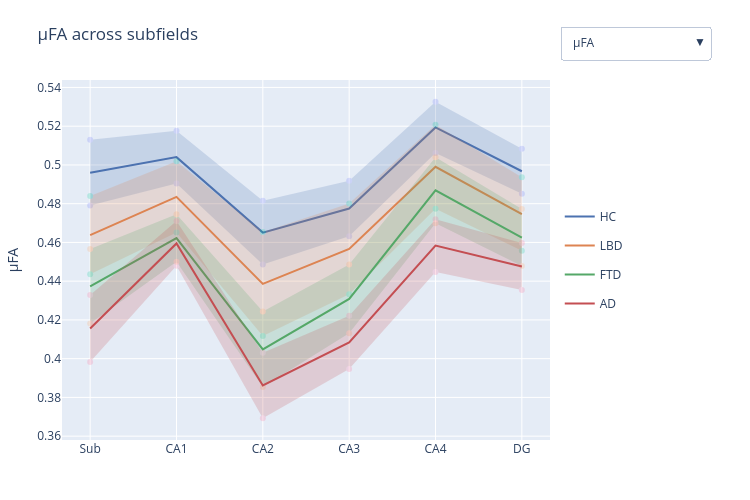

The notebook cell saved with this chart:
### Markdown cell above
## Plots grouped by subfield- hemishpere

### Code cell
#| label: notebook_fig_micrometricsSubfield_dropdown
qMRI_metrics = ["volume", "FA", "MD", "uFA", "Ki", "MTsat"]
subfield_order = subfield_category_order

default_metric = "uFA"
default_idx = qMRI_metrics.index(default_metric)

fig = go.Figure()

traces_per_group = 2  # band + line
traces_per_metric = len(group_order) * traces_per_group  # 4 groups * 2 = 8

for i, metric in enumerate(qMRI_metrics):
    for group in group_order:
        data_group = df_Hemi_grouped[df_Hemi_grouped["group"] == group]

        stats = (
            data_group.groupby("subfield")[metric]
            .agg(mean="mean", sem="sem")
            .reindex(subfield_order)
        )
        ci95 = 1.96 * stats["sem"]
        upper = stats["mean"] + ci95
        lower = stats["mean"] - ci95

        color = group_colors[group]
        is_default = (i == default_idx)

        # band (always showlegend=False, only visibility toggles)
        fig.add_trace(
            go.Scatter(
                x=list(subfield_order) + list(subfield_order)[::-1],
                y=list(upper) + list(lower)[::-1],
                fill='toself',
                fillcolor=color,
                opacity=0.2,
                line=dict(width=0),
                legendgroup=group,
                showlegend=False,
                hoverinfo='skip',
                visible=is_default,
            )
        )

        # mean line
        fig.add_trace(
            go.Scatter(
                x=subfield_order,
                y=stats["mean"],
                mode='lines',
                name=group,
                legendgroup=group,
                line=dict(color=color),
                showlegend=is_default,
                visible=is_default,
            )
        )

fig.update_xaxes(categoryorder='array', categoryarray=subfield_order)

# build dropdown: for each metric, only its 8 traces visible;
# legend only shown on the 4 "line" traces (odd positions within each metric's block)
buttons = []
n_total = len(qMRI_metrics) * traces_per_metric
for i, metric in enumerate(qMRI_metrics):
    visible_mask = [False] * n_total
    showlegend_mask = [False] * n_total
    start = i * traces_per_metric
    for j in range(traces_per_metric):
        visible_mask[start + j] = True
        if j % 2 == 1:  # line traces only (band=0, line=1, band=2, line=3, ...)
            showlegend_mask[start + j] = True

    buttons.append(dict(
        label=st.metric_name(metric),
        method='update',
        args=[
            {'visible': visible_mask, 'showlegend': showlegend_mask},
            {'yaxis': {'title': st.metric_axis_label(metric)}, 'title': f"{st.metric_name(metric)} across subfields"},
        ],
    ))

fig.update_layout(
    width=750,
    height=500,
    title=f"{st.metric_name(default_metric)} across subfields",
    yaxis_title=st.metric_axis_label(default_metric),
    margin=dict(l=60, r=200, t=80, b=60),
    legend=dict(
        orientation='v',
        yanchor='middle', y=0.5,
        xanchor='left', x=1.02,
    ),
    updatemenus=[dict(
        type='dropdown',
        buttons=buttons,
        direction='down',
        x=1.02, xanchor='left',
        y=1.15, yanchor='top',
        showactive=True,
        active=default_idx,
    )],
)

fig

### Figure 1 — Plotly figure (JSON) as saved in the notebook; plotly's stock layout.template omitted (floating-point values rounded to 4 significant figures)
{"data": [{"fill": "toself", "fillcolor": "#4C72B0", "hoverinfo": "skip", "legendgroup": "HC", "line": {"width": 0}, "opacity": 0.2, "showlegend": false, "type": "scatter", "visible": false, "x": ["Sub", "CA1", "CA2", "CA3", "CA4", "DG", "DG", "CA4", "CA3", "CA2", "CA1", "Sub"], "y": [0.03911, 0.06257, 0.005293, 0.008954, 0.02189, 0.01145, 0.009956, 0.01893, 0.007908, 0.00484, 0.05797, 0.03564]}, {"legendgroup": "HC", "line": {"color": "#4C72B0"}, "mode": "lines", "name": "HC", "showlegend": false, "type": "scatter", "visible": false, "x": ["Sub", "CA1", "CA2", "CA3", "CA4", "DG"], "y": [0.03738, 0.06027, 0.005067, 0.008431, 0.02041, 0.0107]}, {"fill": "toself", "fillcolor": "#DD8452", "hoverinfo": "skip", "legendgroup": "LBD", "line": {"width": 0}, "opacity": 0.2, "showlegend": false, "type": "scatter", "visible": false, "x": ["Sub", "CA1", "CA2", "CA3", "CA4", "DG", "DG", "CA4", "CA3", "CA2", "CA1", "Sub"], "y": [0.03651, 0.05993, 0.005584, 0.01083, 0.01909, 0.01047, 0.00855, 0.0152, 0.008525, 0.004645, 0.05045, 0.03145]}, {"legendgroup": "LBD", "line": {"color": "#DD8452"}, "mode": "lines", "name": "LBD", "showlegend": false, "type": "scatter", "visible": false, "x": ["Sub", "CA1", "CA2", "CA3", "CA4", "DG"], "y": [0.03398, 0.05519, 0.005115, 0.009676, 0.01714, 0.009508]}, {"fill": "toself", "fillcolor": "#55A868", "hoverinfo": "skip", "legendgroup": "FTD", "line": {"width": 0}, "opacity": 0.2, "showlegend": false, "type": "scatter", "visible": false, "x": ["Sub", "CA1", "CA2", "CA3", "CA4", "DG", "DG", "CA4", "CA3", "CA2", "CA1", "Sub"], "y": [0.03523, 0.05846, 0.005223, 0.009103, 0.01973, 0.01027, 0.008604, 0.01622, 0.007804, 0.004567, 0.05226, 0.03121]}, {"legendgroup": "FTD", "line": {"color": "#55A868"}, "mode": "lines", "name": "FTD", "showlegend": false, "type": "scatter", "visible": false, "x": ["Sub", "CA1", "CA2", "CA3", "CA4", "DG"], "y": [0.03322, 0.05536, 0.004895, 0.008454, 0.01798, 0.009438]}, {"fill": "toself", "fillcolor": "#C44E52", "hoverinfo": "skip", "legendgroup": "AD", "line": {"width": 0}, "opacity": 0.2, "showlegend": false, "type": "scatter", "visible": false, "x": ["Sub", "CA1", "CA2", "CA3", "CA4", "DG", "DG", "CA4", "CA3", "CA2", "CA1", "Sub"], "y": [0.03632, 0.05729, 0.005383, 0.01017, 0.01826, 0.009951, 0.008216, 0.01532, 0.008613, 0.004408, 0.05209, 0.03324]}, {"legendgroup": "AD", "line": {"color": "#C44E52"}, "mode": "lines", "name": "AD", "showlegend": false, "type": "scatter", "visible": false, "x": ["Sub", "CA1", "CA2", "CA3", "CA4", "DG"], "y": [0.03478, 0.05469, 0.004895, 0.009391, 0.01679, 0.009083]}, {"fill": "toself", "fillcolor": "#4C72B0", "hoverinfo": "skip", "legendgroup": "HC", "line": {"width": 0}, "opacity": 0.2, "showlegend": false, "type": "scatter", "visible": false, "x": ["Sub", "CA1", "CA2", "CA3", "CA4", "DG", "DG", "CA4", "CA3", "CA2", "CA1", "Sub"], "y": [0.1254, 0.1074, 0.1366, 0.1319, 0.1331, 0.09653, 0.08607, 0.1165, 0.115, 0.1141, 0.09605, 0.1077]}, {"legendgroup": "HC", "line": {"color": "#4C72B0"}, "mode": "lines", "name": "HC", "showlegend": false, "type": "scatter", "visible": false, "x": ["Sub", "CA1", "CA2", "CA3", "CA4", "DG"], "y": [0.1165, 0.1017, 0.1253, 0.1235, 0.1248, 0.0913]}, {"fill": "toself", "fillcolor": "#DD8452", "hoverinfo": "skip", "legendgroup": "LBD", "line": {"width": 0}, "opacity": 0.2, "showlegend": false, "type": "scatter", "visible": false, "x": ["Sub", "CA1", "CA2", "CA3", "CA4", "DG", "DG", "CA4", "CA3", "CA2", "CA1", "Sub"], "y": [0.1258, 0.1097, 0.1284, 0.1282, 0.1278, 0.09998, 0.08584, 0.1057, 0.1042, 0.1, 0.09237, 0.1059]}, {"legendgroup": "LBD", "line": {"color": "#DD8452"}, "mode": "lines", "name": "LBD", "showlegend": false, "type": "scatter", "visible": false, "x": ["Sub", "CA1", "CA2", "CA3", "CA4", "DG"], "y": [0.1158, 0.101, 0.1142, 0.1162, 0.1168, 0.09291]}, {"fill": "toself", "fillcolor": "#55A868", "hoverinfo": "skip", "legendgroup": "FTD", "line": {"width": 0}, "opacity": 0.2, "showlegend": false, "type": "scatter", "visible": false, "x": ["Sub", "CA1", "CA2", "CA3", "CA4", "DG", "DG", "CA4", "CA3", "CA2", "CA1", "Sub"], "y": [0.1128, 0.0934, 0.109, 0.1179, 0.127, 0.09506, 0.08181, 0.1081, 0.09954, 0.08968, 0.08208, 0.0975]}, {"legendgroup": "FTD", "line": {"color": "#55A868"}, "mode": "lines", "name": "FTD", "showlegend": false, "type": "scatter", "visible": false, "x": ["Sub", "CA1", "CA2", "CA3", "CA4", "DG"], "y": [0.1051, 0.08774, 0.09933, 0.1087, 0.1175, 0.08843]}, {"fill": "toself", "fillcolor": "#C44E52", "hoverinfo": "skip", "legendgroup": "AD", "line": {"width": 0}, "opacity": 0.2, "showlegend": false, "type": "scatter", "visible": false, "x": ["Sub", "CA1", "CA2", "CA3", "CA4", "DG", "DG", "CA4", "CA3", "CA2", "CA1", "Sub"], "y": [0.1123, 0.09862, 0.1112, 0.1133, 0.1207, 0.0943, 0.08414, 0.107, 0.09974, 0.0925, 0.0879, 0.09648]}, {"legendgroup": "AD", "line": {"color": "#C44E52"}, "mode": "lines", "name": "AD", "showlegend": false, "type": "scatter", "visible": false, "x": ["Sub", "CA1", "CA2", "CA3", "CA4", "DG"], "y": [0.1044, 0.09326, 0.1019, 0.1065, 0.1139, 0.08922]}, {"fill": "toself", "fillcolor": "#4C72B0", "hoverinfo": "skip", "legendgroup": "HC", "line": {"width": 0}, "opacity": 0.2, "showlegend": false, "type": "scatter", "visible": false, "x": ["Sub", "CA1", "CA2", "CA3", "CA4", "DG", "DG", "CA4", "CA3", "CA2", "CA1", "Sub"], "y": [1.401, 1.264, 1.5, 1.447, 1.256, 1.169, 1.104, 1.169, 1.349, 1.375, 1.186, 1.268]}, {"legendgroup": "HC", "line": {"color": "#4C72B0"}, "mode": "lines", "name": "HC", "showlegend": false, "type": "scatter", "visible": false, "x": ["Sub", "CA1", "CA2", "CA3", "CA4", "DG"], "y": [1.334, 1.225, 1.437, 1.398, 1.212, 1.136]}, {"fill": "toself", "fillcolor": "#DD8452", "hoverinfo": "skip", "legendgroup": "LBD", "line": {"width": 0}, "opacity": 0.2, "showlegend": false, "type": "scatter", "visible": false, "x": ["Sub", "CA1", "CA2", "CA3", "CA4", "DG", "DG", "CA4", "CA3", "CA2", "CA1", "Sub"], "y": [1.539, 1.384, 1.643, 1.552, 1.364, 1.253, 1.149, 1.219, 1.39, 1.441, 1.241, 1.374]}, {"legendgroup": "LBD", "line": {"color": "#DD8452"}, "mode": "lines", "name": "LBD", "showlegend": false, "type": "scatter", "visible": false, "x": ["Sub", "CA1", "CA2", "CA3", "CA4", "DG"], "y": [1.456, 1.312, 1.542, 1.471, 1.291, 1.201]}, {"fill": "toself", "fillcolor": "#55A868", "hoverinfo": "skip", "legendgroup": "FTD", "line": {"width": 0}, "opacity": 0.2, "showlegend": false, "type": "scatter", "visible": false, "x": ["Sub", "CA1", "CA2", "CA3", "CA4", "DG", "DG", "CA4", "CA3", "CA2", "CA1", "Sub"], "y": [1.629, 1.418, 1.718, 1.615, 1.376, 1.255, 1.186, 1.273, 1.504, 1.583, 1.321, 1.473]}, {"legendgroup": "FTD", "line": {"color": "#55A868"}, "mode": "lines", "name": "FTD", "showlegend": false, "type": "scatter", "visible": false, "x": ["Sub", "CA1", "CA2", "CA3", "CA4", "DG"], "y": [1.551, 1.37, 1.65, 1.559, 1.324, 1.22]}, {"fill": "toself", "fillcolor": "#C44E52", "hoverinfo": "skip", "legendgroup": "AD", "line": {"width": 0}, "opacity": 0.2, "showlegend": false, "type": "scatter", "visible": false, "x": ["Sub", "CA1", "CA2", "CA3", "CA4", "DG", "DG", "CA4", "CA3", "CA2", "CA1", "Sub"], "y": [1.741, 1.466, 1.831, 1.724, 1.505, 1.374, 1.279, 1.39, 1.602, 1.669, 1.369, 1.569]}, {"legendgroup": "AD", "line": {"color": "#C44E52"}, "mode": "lines", "name": "AD", "showlegend": false, "type": "scatter", "visible": false, "x": ["Sub", "CA1", "CA2", "CA3", "CA4", "DG"], "y": [1.655, 1.418, 1.75, 1.663, 1.448, 1.326]}, {"fill": "toself", "fillcolor": "#4C72B0", "hoverinfo": "skip", "legendgroup": "HC", "line": {"width": 0}, "opacity": 0.2, "showlegend": false, "type": "scatter", "visible": true, "x": ["Sub", "CA1", "CA2", "CA3", "CA4", "DG", "DG", "CA4", "CA3", "CA2", "CA1", "Sub"], "y": [0.5129, 0.5176, 0.4815, 0.4918, 0.5326, 0.5084, 0.4851, 0.5061, 0.4632, 0.4486, 0.4904, 0.479]}, {"legendgroup": "HC", "line": {"color": "#4C72B0"}, "mode": "lines", "name": "HC", "showlegend": true, "type": "scatter", "visible": true, "x": ["Sub", "CA1", "CA2", "CA3", "CA4", "DG"], "y": [0.496, 0.504, 0.4651, 0.4775, 0.5194, 0.4967]}, {"fill": "toself", "fillcolor": "#DD8452", "hoverinfo": "skip", "legendgroup": "LBD", "line": {"width": 0}, "opacity": 0.2, "showlegend": false, "type": "scatter", "visible": true, "x": ["Sub", "CA1", "CA2", "CA3", "CA4", "DG", "DG", "CA4", "CA3", "CA2", "CA1", "Sub"], "y": [0.484, 0.5019, 0.4654, 0.4801, 0.5208, 0.4937, 0.4557, 0.4773, 0.4332, 0.4118, 0.4651, 0.4436]}, {"legendgroup": "LBD", "line": {"color": "#DD8452"}, "mode": "lines", "name": "LBD", "showlegend": true, "type": "scatter", "visible": true, "x": ["Sub", "CA1", "CA2", "CA3", "CA4", "DG"], "y": [0.4638, 0.4835, 0.4386, 0.4567, 0.4991, 0.4747]}, {"fill": "toself", "fillcolor": "#55A868", "hoverinfo": "skip", "legendgroup": "FTD", "line": {"width": 0}, "opacity": 0.2, "showlegend": false, "type": "scatter", "visible": true, "x": ["Sub", "CA1", "CA2", "CA3", "CA4", "DG", "DG", "CA4", "CA3", "CA2", "CA1", "Sub"], "y": [0.4565, 0.4745, 0.4243, 0.4486, 0.5039, 0.4772, 0.4478, 0.4699, 0.4131, 0.3853, 0.45, 0.4181]}, {"legendgroup": "FTD", "line": {"color": "#55A868"}, "mode": "lines", "name": "FTD", "showlegend": true, "type": "scatter", "visible": true, "x": ["Sub", "CA1", "CA2", "CA3", "CA4", "DG"], "y": [0.4373, 0.4623, 0.4048, 0.4309, 0.4869, 0.4625]}, {"fill": "toself", "fillcolor": "#C44E52", "hoverinfo": "skip", "legendgroup": "AD", "line": {"width": 0}, "opacity": 0.2, "showlegend": false, "type": "scatter", "visible": true, "x": ["Sub", "CA1", "CA2", "CA3", "CA4", "DG", "DG", "CA4", "CA3", "CA2", "CA1", "Sub"], "y": [0.4328, 0.471, 0.4031, 0.4222, 0.472, 0.4597, 0.4355, 0.4448, 0.3946, 0.3692, 0.448, 0.3983]}, {"legendgroup": "AD", "line": {"color": "#C44E52"}, "mode": "lines", "name": "AD", "showlegend": true, "type": "scatter", "visible": true, "x": ["Sub", "CA1", "CA2", "CA3", "CA4", "DG"], "y": [0.4156, 0.4595, 0.3862, 0.4084, 0.4584, 0.4476]}, {"fill": "toself", "fillcolor": "#4C72B0", "hoverinfo": "skip", "legendgroup": "HC", "line": {"width": 0}, "opacity": 0.2, "showlegend": false, "type": "scatter", "visible": false, "x": ["Sub", "CA1", "CA2", "CA3", "CA4", "DG", "DG", "CA4", "CA3", "CA2", "CA1", "Sub"], "y": [0.4704, 0.4149, 0.5111, 0.4967, 0.4447, 0.4339, 0.4065, 0.4112, 0.4656, 0.4803, 0.3769, 0.4236]}, {"legendgroup": "HC", "line": {"color": "#4C72B0"}, "mode": "lines", "name": "HC", "showlegend": false, "type": "scatter", "visible": false, "x": ["Sub", "CA1", "CA2", "CA3", "CA4", "DG"], "y": [0.447, 0.3959, 0.4957, 0.4811, 0.428, 0.4202]}, {"fill": "toself", "fillcolor": "#DD8452", "hoverinfo": "skip", "legendgroup": "LBD", "line": {"width": 0}, "opacity": 0.2, "showlegend": false, "type": "scatter", "visible": false, "x": ["Sub", "CA1", "CA2", "CA3", "CA4", "DG", "DG", "CA4", "CA3", "CA2", "CA1", "Sub"], "y": [0.5076, 0.4284, 0.5045, 0.4891, 0.4519, 0.4327, 0.3985, 0.401, 0.4423, 0.4659, 0.3835, 0.4502]}, {"legendgroup": "LBD", "line": {"color": "#DD8452"}, "mode": "lines", "name": "LBD", "showlegend": false, "type": "scatter", "visible": false, "x": ["Sub", "CA1", "CA2", "CA3", "CA4", "DG"], "y": [0.4789, 0.4059, 0.4852, 0.4657, 0.4265, 0.4156]}, {"fill": "toself", "fillcolor": "#55A868", "hoverinfo": "skip", "legendgroup": "FTD", "line": {"width": 0}, "opacity": 0.2, "showlegend": false, "type": "scatter", "visible": false, "x": ["Sub", "CA1", "CA2", "CA3", "CA4", "DG", "DG", "CA4", "CA3", "CA2", "CA1", "Sub"], "y": [0.5047, 0.4355, 0.5285, 0.511, 0.4603, 0.4457, 0.4154, 0.4266, 0.4846, 0.5024, 0.4074, 0.474]}, {"legendgroup": "FTD", "line": {"color": "#55A868"}, "mode": "lines", "name": "FTD", "showlegend": false, "type": "scatter", "visible": false, "x": ["Sub", "CA1", "CA2", "CA3", "CA4", "DG"], "y": [0.4894, 0.4214, 0.5154, 0.4978, 0.4435, 0.4305]}, {"fill": "toself", "fillcolor": "#C44E52", "hoverinfo": "skip", "legendgroup": "AD", "line": {"width": 0}, "opacity": 0.2, "showlegend": false, "type": "scatter", "visible": false, "x": ["Sub", "CA1", "CA2", "CA3", "CA4", "DG", "DG", "CA4", "CA3", "CA2", "CA1", "Sub"], "y": [0.5198, 0.4458, 0.5187, 0.4995, 0.4636, 0.4548, 0.4134, 0.4178, 0.4585, 0.4782, 0.3987, 0.4851]}, {"legendgroup": "AD", "line": {"color": "#C44E52"}, "mode": "lines", "name": "AD", "showlegend": false, "type": "scatter", "visible": false, "x": ["Sub", "CA1", "CA2", "CA3", "CA4", "DG"], "y": [0.5024, 0.4223, 0.4984, 0.479, 0.4407, 0.4341]}, {"fill": "toself", "fillcolor": "#4C72B0", "hoverinfo": "skip", "legendgroup": "HC", "line": {"width": 0}, "opacity": 0.2, "showlegend": false, "type": "scatter", "visible": false, "x": ["Sub", "CA1", "CA2", "CA3", "CA4", "DG", "DG", "CA4", "CA3", "CA2", "CA1", "Sub"], "y": [2.155, 1.926, 1.843, 1.826, 1.818, 1.73, 1.66, 1.745, 1.743, 1.757, 1.852, 2.038]}, {"legendgroup": "HC", "line": {"color": "#4C72B0"}, "mode": "lines", "name": "HC", "showlegend": false, "type": "scatter", "visible": false, "x": ["Sub", "CA1", "CA2", "CA3", "CA4", "DG"], "y": [2.097, 1.889, 1.8, 1.785, 1.782, 1.695]}, {"fill": "toself", "fillcolor": "#DD8452", "hoverinfo": "skip", "legendgroup": "LBD", "line": {"width": 0}, "opacity": 0.2, "showlegend": false, "type": "scatter", "visible": false, "x": ["Sub", "CA1", "CA2", "CA3", "CA4", "DG", "DG", "CA4", "CA3", "CA2", "CA1", "Sub"], "y": [2.049, 1.879, 1.805, 1.81, 1.812, 1.7, 1.6, 1.696, 1.686, 1.666, 1.776, 1.895]}, {"legendgroup": "LBD", "line": {"color": "#DD8452"}, "mode": "lines", "name": "LBD", "showlegend": false, "type": "scatter", "visible": false, "x": ["Sub", "CA1", "CA2", "CA3", "CA4", "DG"], "y": [1.972, 1.828, 1.736, 1.748, 1.754, 1.65]}, {"fill": "toself", "fillcolor": "#55A868", "hoverinfo": "skip", "legendgroup": "FTD", "line": {"width": 0}, "opacity": 0.2, "showlegend": false, "type": "scatter", "visible": false, "x": ["Sub", "CA1", "CA2", "CA3", "CA4", "DG", "DG", "CA4", "CA3", "CA2", "CA1", "Sub"], "y": [2.068, 1.845, 1.719, 1.741, 1.787, 1.694, 1.608, 1.715, 1.663, 1.642, 1.791, 1.93]}, {"legendgroup": "FTD", "line": {"color": "#55A868"}, "mode": "lines", "name": "FTD", "showlegend": false, "type": "scatter", "visible": false, "x": ["Sub", "CA1", "CA2", "CA3", "CA4", "DG"], "y": [1.999, 1.818, 1.681, 1.702, 1.751, 1.651]}, {"fill": "toself", "fillcolor": "#C44E52", "hoverinfo": "skip", "legendgroup": "AD", "line": {"width": 0}, "opacity": 0.2, "showlegend": false, "type": "scatter", "visible": false, "x": ["Sub", "CA1", "CA2", "CA3", "CA4", "DG", "DG", "CA4", "CA3", "CA2", "CA1", "Sub"], "y": [1.916, 1.796, 1.656, 1.664, 1.703, 1.609, 1.542, 1.626, 1.577, 1.558, 1.715, 1.741]}, {"legendgroup": "AD", "line": {"color": "#C44E52"}, "mode": "lines", "name": "AD", "showlegend": false, "type": "scatter", "visible": false, "x": ["Sub", "CA1", "CA2", "CA3", "CA4", "DG"], "y": [1.828, 1.755, 1.607, 1.621, 1.664, 1.576]}], "layout": {"height": 500, "legend": {"orientation": "v", "x": 1.02, "xanchor": "left", "y": 0.5, "yanchor": "middle"}, "margin": {"b": 60, "l": 60, "r": 200, "t": 80}, "title": {"text": "µFA across subfields"}, "updatemenus": [{"active": 3, "buttons": [{"args": [{"showlegend": [false, true, false, true, false, true, false, true, false, false, false, false, false, false, false, false, false, false, false, false, false, false, false, false, false, false, false, false, false, false, false, false, false, false, false, false, false, false, false, false, false, false, false, false, false, false, false, false], "visible": [true, true, true, true, true, true, true, true, false, false, false, false, false, false, false, false, false, false, false, false, false, false, false, false, false, false, false, false, false, false, false, false, false, false, false, false, false, false, false, false, false, false, false, false, false, false, false, false]}, {"title": "Normalized volume across subfields", "yaxis": {"title": "Normalized volume (% of TIV)"}}], "label": "Normalized volume", "method": "update"}, {"args": [{"showlegend": [false, false, false, false, false, false, false, false, false, true, false, true, false, true, false, true, false, false, false, false, false, false, false, false, false, false, false, false, false, false, false, false, false, false, false, false, false, false, false, false, false, false, false, false, false, false, false, false], "visible": [false, false, false, false, false, false, false, false, true, true, true, true, true, true, true, true, false, false, false, false, false, false, false, false, false, false, false, false, false, false, false, false, false, false, false, false, false, false, false, false, false, false, false, false, false, false, false, false]}, {"title": "FA across subfields", "yaxis": {"title": "FA"}}], "label": "FA", "method": "update"}, {"args": [{"showlegend": [false, false, false, false, false, false, false, false, false, false, false, false, false, false, false, false, false, true, false, true, false, true, false, true, false, false, false, false, false, false, false, false, false, false, false, false, false, false, false, false, false, false, false, false, false, false, false, false], "visible": [false, false, false, false, false, false, false, false, false, false, false, false, false, false, false, false, true, true, true, true, true, true, true, true, false, false, false, false, false, false, false, false, false, false, false, false, false, false, false, false, false, false, false, false, false, false, false, false]}, {"title": "MD across subfields", "yaxis": {"title": "MD (µm²/ms)"}}], "label": "MD", "method": "update"}, {"args": [{"showlegend": [false, false, false, false, false, false, false, false, false, false, false, false, false, false, false, false, false, false, false, false, false, false, false, false, false, true, false, true, false, true, false, true, false, false, false, false, false, false, false, false, false, false, false, false, false, false, false, false], "visible": [false, false, false, false, false, false, false, false, false, false, false, false, false, false, false, false, false, false, false, false, false, false, false, false, true, true, true, true, true, true, true, true, false, false, false, false, false, false, false, false, false, false, false, false, false, false, false, false]}, {"title": "µFA across subfields", "yaxis": {"title": "µFA"}}], "label": "µFA", "method": "update"}, {"args": [{"showlegend": [false, false, false, false, false, false, false, false, false, false, false, false, false, false, false, false, false, false, false, false, false, false, false, false, false, false, false, false, false, false, false, false, false, true, false, true, false, true, false, true, false, false, false, false, false, false, false, false], "visible": [false, false, false, false, false, false, false, false, false, false, false, false, false, false, false, false, false, false, false, false, false, false, false, false, false, false, false, false, false, false, false, false, true, true, true, true, true, true, true, true, false, false, false, false, false, false, false, false]}, {"title": "Ki across subfields", "yaxis": {"title": "Ki"}}], "label": "Ki", "method": "update"}, {"args": [{"showlegend": [false, false, false, false, false, false, false, false, false, false, false, false, false, false, false, false, false, false, false, false, false, false, false, false, false, false, false, false, false, false, false, false, false, false, false, false, false, false, false, false, false, true, false, true, false, true, false, true], "visible": [false, false, false, false, false, false, false, false, false, false, false, false, false, false, false, false, false, false, false, false, false, false, false, false, false, false, false, false, false, false, false, false, false, false, false, false, false, false, false, false, true, true, true, true, true, true, true, true]}, {"title": "MTsat across subfields", "yaxis": {"title": "MTsat (p.u.)"}}], "label": "MTsat", "method": "update"}], "direction": "down", "showactive": true, "type": "dropdown", "x": 1.02, "xanchor": "left", "y": 1.15, "yanchor": "top"}], "width": 750, "xaxis": {"categoryarray": ["Sub", "CA1", "CA2", "CA3", "CA4", "DG"], "categoryorder": "array"}, "yaxis": {"title": {"text": "µFA"}}}}
